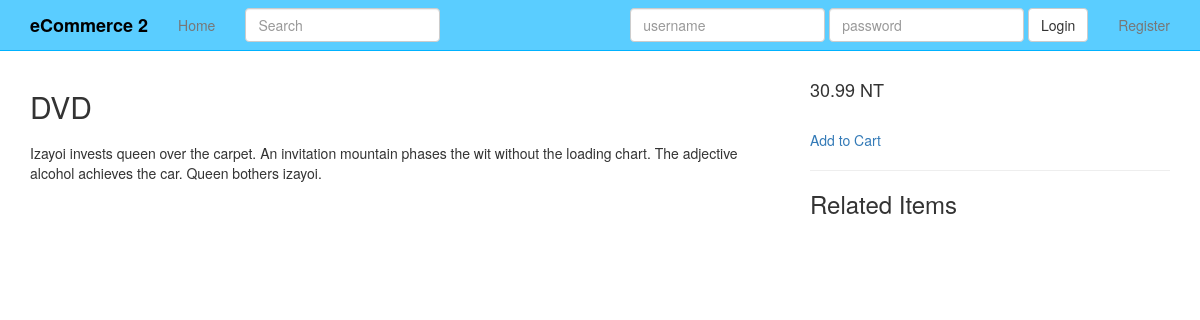
Screenshot of /products/2/ with the database file from the repository.
### products/models.py (models this page shows, shortened)
class Product(models.Model):
    title = models.CharField(max_length=120)
    description = models.TextField(blank=True, null=True)
    price = models.DecimalField(decimal_places=2, max_digits=20)
    active = models.BooleanField(default=True)
    objects = ProductManager()

### products/views.py (the view)
# urls.py: url(r'^(?P<pk>\d+)/$', ProductDetailView.as_view(), name='product_detail'),
class ProductDetailView(DetailView):
    model = Product

### products/models.py (called while the page is built)
    def active(self):
        return self.filter(active=True)

    def get_queryset(self):
        return ProductQuerySet(self.model, using=self._db)

    def all(self, *args, **kwargs):
        return self.get_queryset().active()

### products/templates/products/product_detail.html (shortened to what this page needs)
{% extends 'base.html' %}
{% block content %}
<div class="row">
    <div class="col-sm-8">
        <h2>{{ object.title }}</h2>
        {{ object.description }}
    </div>
    <div class="col-sm-4">
        <h4>{{ object.price }} NT</h4>
        <br/>
        <a href="#">Add to Cart</a>
        <br/>
        <hr/>
        <h3>Related Items</h3>
    </div>
</div>
{% endblock %}

### static_in_pro/our_static/css/navbar-static-top.css (style rules this page uses)
body { min-height: 1000px; }

### rows the page displays
Product: title "DVD", description "Izayoi invests queen over the carpet. An invitation mountain phases the wit without the loading chart. The adjective alcohol achieves the car. Queen bothers izayoi.", price "30.99"
